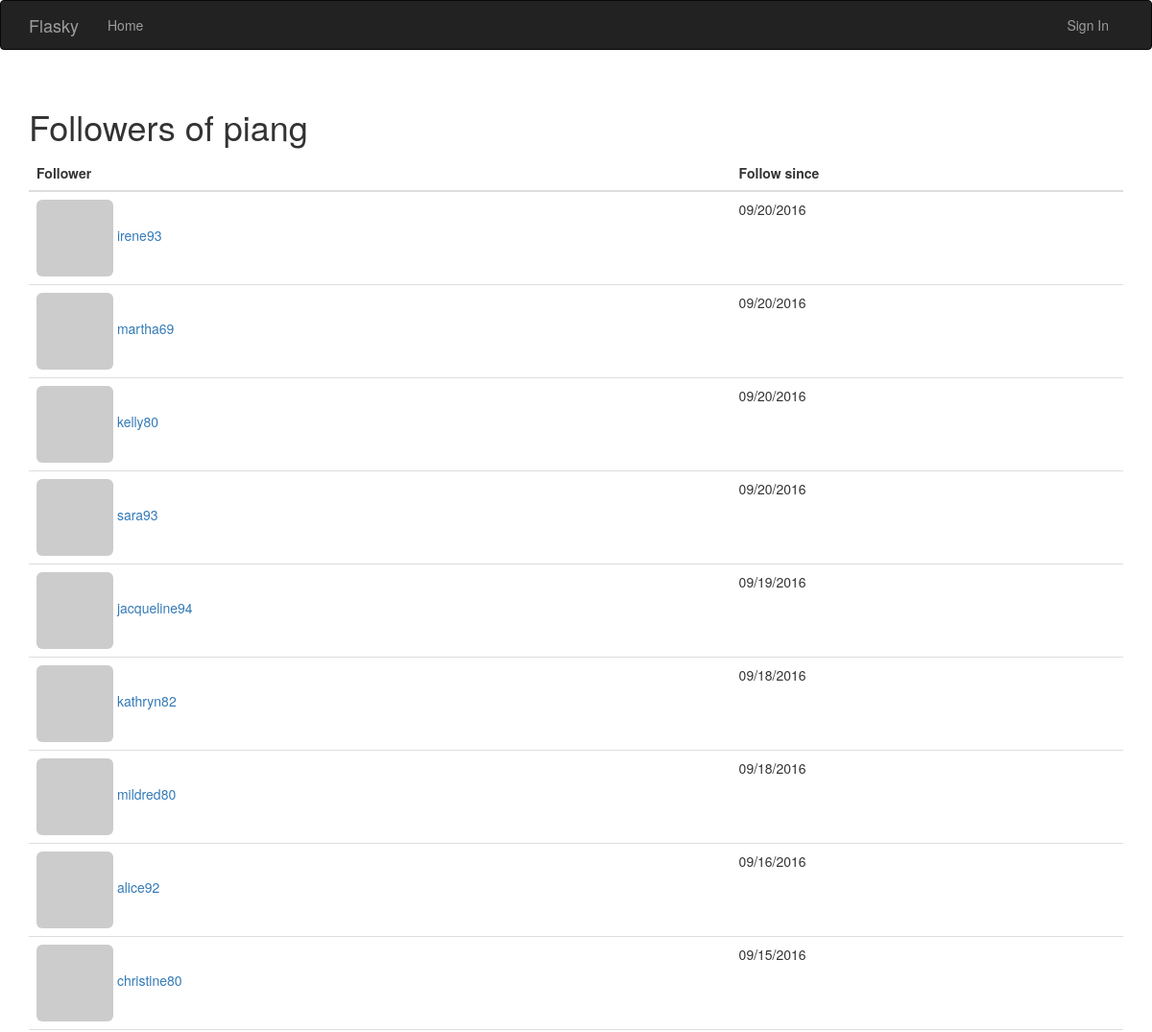
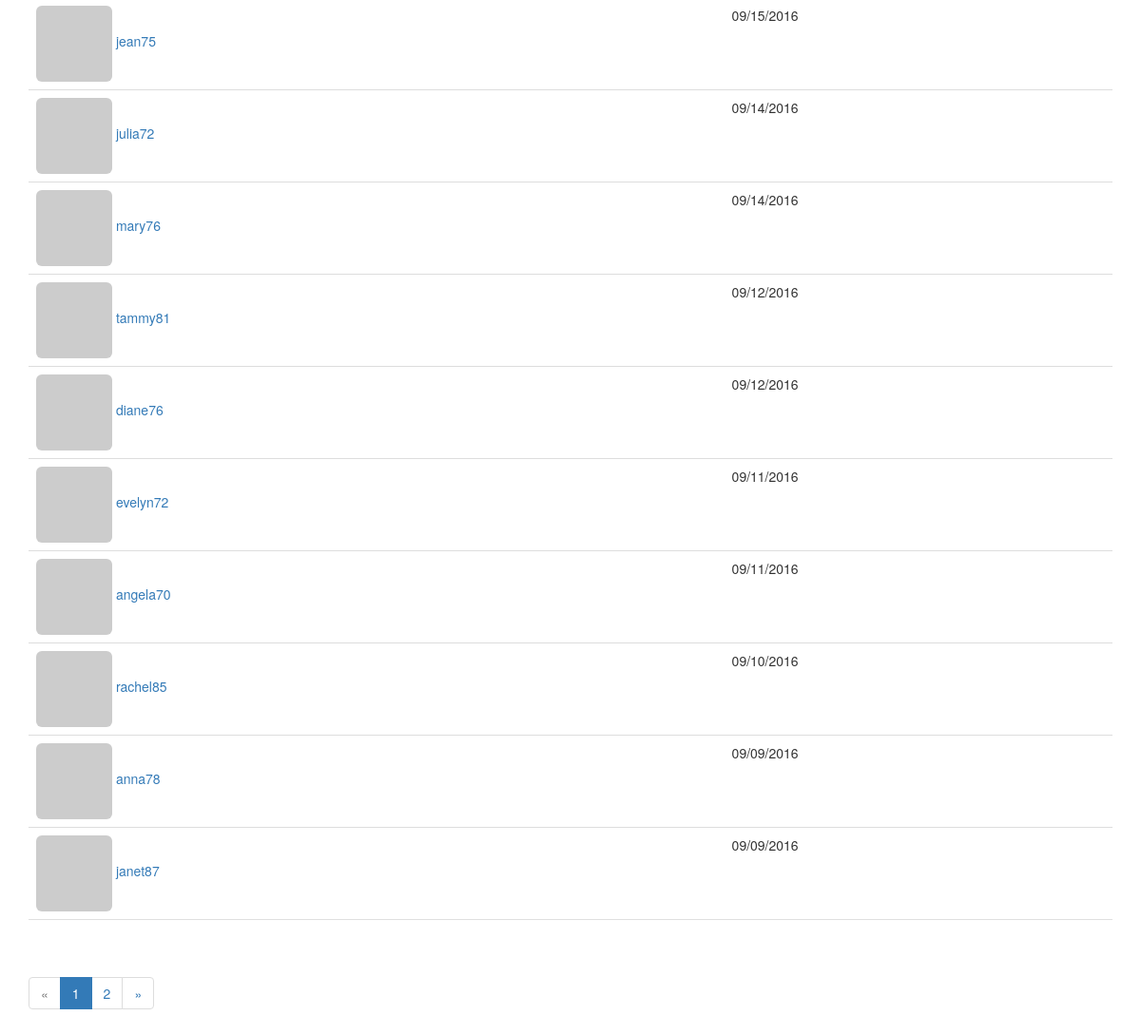
Screenshot of /followers/piang with the database file from the repository (2 pictures, top to bottom).
### app/models.py (models this page shows, shortened)
class User(UserMixin, db.Model):
    __tablename__ = 'users'
    id = db.Column(db.Integer, primary_key=True)
    email = db.Column(db.String(64), unique=True, index=True)
    username = db.Column(db.String(64), unique=True, index=True)
    role_id = db.Column(db.Integer, db.ForeignKey('roles.id'))
    password_hash = db.Column(db.String(128))
    confirmed = db.Column(db.Boolean, default=False)
    name = db.Column(db.String(64))  # 真实姓名
    location = db.Column(db.String(64))  # 所在地
    about_me = db.Column(db.Text())  # 个人简介
    member_since = db.Column(db.DateTime(), default=datetime.utcnow)
    last_seen = db.Column(db.DateTime(), default=datetime.utcnow)  # 最后访问日期
    comments = db.relationship('Comment', backref='author', lazy='dynamic')
    avatar_hash = db.Column(db.String(32))
    posts = db.relationship('Post', backref='author', lazy='dynamic')
    followers = db.relationship('Follow', foreign_keys=[Follow.followed_id],
                                backref=db.backref('followed', lazy='joined'),
                                lazy='dynamic',
                                cascade='all, delete-orphan')
    followed = db.relationship('Follow', foreign_keys=[Follow.follower_id],
                               backref=db.backref('follower', lazy='joined'),
                               lazy='dynamic',
                               cascade='all, delete-orphan')
    @property
    def password(self):
        raise AttributeError('password is not a readable attribute')
    def gravatar(self, size=100, default='identicon', rating='g'):
        if request.is_secure:
            url = 'https://secure.gravatar.com/avatar'
        else:
            url = 'http://www.gravatar.com/avatar'
        hash = self.avatar_hash or hashlib.md5(
            self.email.encode('utf-8')).hexdigest()
        return '{url}/{hash}?s={size}&d={default}&r={rating}'.format(
            url=url, hash=hash, size=size, default=default, rating=rating)

class Follow(db.Model):
    __tablename__ = 'follows'
    follower_id = db.Column(db.Integer, db.ForeignKey('users.id'),
                            primary_key=True)
    followed_id = db.Column(db.Integer, db.ForeignKey('users.id'),
                            primary_key=True)
    timestamp = db.Column(db.DateTime, default=datetime.utcnow)

### app/main/views.py (the view)
@main.route('/followers/<username>')
def followers(username):
    user = User.query.filter_by(username=username).first()
    if user is None:
        flash('Invalid user.')
    page = request.args.get('page', 1, type=int)
    pagination = user.followers.order_by(Follow.timestamp.desc()).paginate(
        page, per_page=current_app.config['FLASK_FOLLOWERS_PER_PAGE'],
        error_out=False)
    follows = [{'user': item.follower, 'timestamp': item.timestamp}
               for item in pagination.items]
    return render_template('followers.html', title='Followers of ',
                           user=user, follows=follows,
                           pagination=pagination, endpoint='.followers')

### app/auth/views.py (called while the page is built)
@auth.before_app_request
def before_request():
    if current_user.is_authenticated:
        current_user.ping()
        if not current_user.confirmed\
                and request.endpoint[:5] != 'auth.'\
                and request.endpoint != 'static':
            return redirect(url_for('auth.unconfirmed'))

### app/main/__init__.py (called while the page is built)
@main.app_context_processor
def injict_permissions():
    return dict(Permission=Permission)

### app/templates/followers.html (shortened to what this page needs)
{% extends "base.html" %}
{% import "bootstrap/wtf.html" as wtf %}
{% import "_macros.html" as macros %}
{% block page_content %}
    <div class="page-header">
        <h1>{{title}}{{ user.username }}</h1>
        <table class="table table-hover followers">
          <thead class="thead-inverse">
            <tr>
              <th>Follower</th>
              <th>Follow since</th>
            </tr>
          </thead>
          <tbody>
          {% for follow in follows %}
            {% if follow.user != user %}
            <tr>
              <td><a href="{{ url_for('.user', username=follow.user.username) }}">
              <img class="img-rounded" src="{{ follow.user.gravatar(size=32) }}">
              {{ follow.user.username }}</td>
              <td>{{ moment(follow.timestamp).format('L') }}</td>
            </tr>
            {% endif %}
          {% endfor %}
          </tbody>
        </table>
        {% if pagination %}
        <div class="pagination">
        {{ macros.pagination_widget(pagination, endpoint, username = user.username) }}
        </div>
        {% endif %}
    </div>
{% endblock %}

### app/static/styles.css (style rules this page uses)
.table.followers tr { border-bottom: 1px solid #e0e0e0; }

### rows the page displays
User: username "piang"
User: user.username "irene93"
Follow: timestamp "09/20/2016"
User: user.username "martha69"
Follow: timestamp "09/20/2016"
User: user.username "kelly80"
Follow: timestamp "09/20/2016"
User: user.username "sara93"
Follow: timestamp "09/20/2016"
User: user.username "jacqueline94"
Follow: timestamp "09/19/2016"
User: user.username "kathryn82"
Follow: timestamp "09/18/2016"
User: user.username "mildred80"
Follow: timestamp "09/18/2016"
User: user.username "alice92"
Follow: timestamp "09/16/2016"
User: user.username "christine80"
Follow: timestamp "09/15/2016"
User: user.username "jean75"
Follow: timestamp "09/15/2016"
User: user.username "julia72"
Follow: timestamp "09/14/2016"
User: user.username "mary76"
Follow: timestamp "09/14/2016"
User: user.username "tammy81"
Follow: timestamp "09/12/2016"
User: user.username "diane76"
Follow: timestamp "09/12/2016"
User: user.username "evelyn72"
Follow: timestamp "09/11/2016"
User: user.username "angela70"
Follow: timestamp "09/11/2016"
User: user.username "rachel85"
Follow: timestamp "09/10/2016"
User: user.username "anna78"
Follow: timestamp "09/09/2016"
User: user.username "janet87"
Follow: timestamp "09/09/2016"

### other values shown
{{ title }} "Followers of"
{{ p }} "1" "2"
